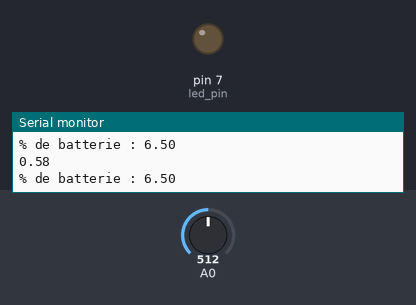
A sketch run on a simulated Arduino Uno, built with avr-gcc and run on an emulated ATmega328P. On the bench: output pins drawn as LEDs (lit = HIGH), the last lines printed to the serial monitor. Dashed ring = blinking. Inputs (shaded band) come from the test bench; at power-on: A0 = 512.

Above: at 1.2 s.
1.3 s: A0 set to 475
2.8 s: A0 set to 441
At 3.2 s:
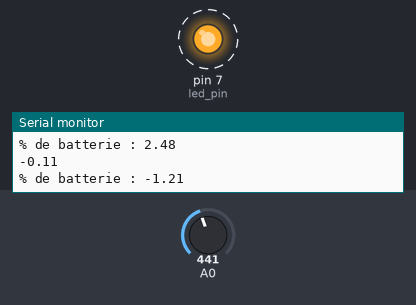
5.8 s: A0 set to 511
At 6.3 s:
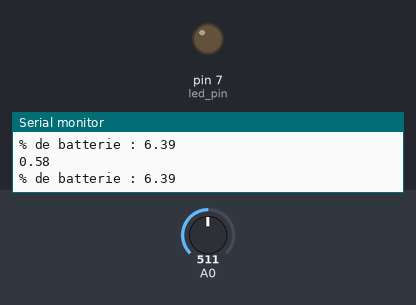
7.3 s: A0 set to 306
At 7.7 s:
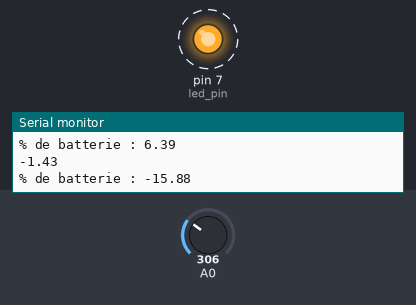
Timing chart, 0 to 11.3 s (numbered marks = the images above; inputs shaded):
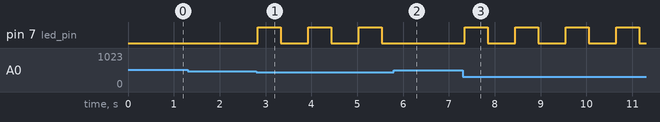

The sketch:

arduino_voltage.ino
```cpp
// Program showing battery voltage and percentage in the serial console.

#define led_pin 7 //Defining the pin to control the LED.

float batteryPercent = 0; //Creating a float for the battery percentage.

void setup(){
  pinMode(led_pin, OUTPUT); //Setting pinMode for the LED.
  Serial.begin(9600); //Beginning serial transmission.
  Serial.println("Ready !");
}

void loop(){
     digitalWrite(led_pin, LOW); //Turning the LED off.
    int valeur = analogRead(A0); //Reading A0 pin where the battery is connected.
    float voltage = (valeur * (5.00/1023.00) * 2)-4.42; //Voltage conversion, we need to multiply it by 2 to get the true voltage
	//because of the use of 2 resistors.
    Serial.println(voltage); //Printing out the voltage
    Serial.print("% de batterie : ");
	//Turning the voltage into a percentage
    voltage = voltage *100;
    batteryPercent = voltage /9;
    Serial.println(batteryPercent); //Print in the console the battery percentage
    Serial.println("");
	//If statement to define a blinking led if the battery goes below a defined voltage.
    if(voltage < 4.5){
         digitalWrite(led_pin, HIGH);
         delay(500);
         digitalWrite(led_pin, LOW);
         delay(500);
    }
    delay(100); //Code sleeping for 100ms, allowing for not that fast processing.
}
```

Measured:
- the behaviour switches between 457 and 456 on A0 (found by bisection; images 0 and 1)
- after the input at 2.8 s, pin 7 (led_pin): alternates HIGH for 0.50 s and LOW for 0.60 s, starting at once
- after the input at 5.8 s, pin 7 (led_pin): stays LOW (without the input it goes to HIGH after 0.33 s)
- after the input at 7.3 s, pin 7 (led_pin): alternates HIGH for 0.50 s and LOW for 0.60 s, starting after 0.05 s
